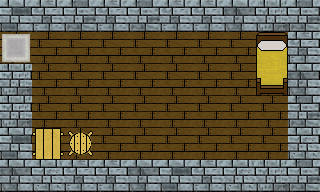

Rendered tile map (Tiled .tmx) drawn with the repository's tilesets; below, a short description and the full map source, tile grids included:
An orthogonal 10x6 tile map with 32x32 px tiles, 2 tile layers (Layer0, Layer1) and 10 objects (7x wall, 2x front_door, Morad).

<map version="1.4" tiledversion="1.4.1" orientation="orthogonal" renderorder="right-down" width="10" height="6" tilewidth="32" tileheight="32" infinite="0" nextlayerid="5" nextobjectid="11">
 <tileset firstgid="1" source="ShardsOfCreation.tsx" />
 <layer id="1" name="Layer0" width="10" height="6">
  <data encoding="csv">
4,6,35,6,35,6,6,36,34,35,
14,14,14,14,14,14,14,14,14,6,
34,14,14,14,14,14,14,14,14,36,
34,14,14,14,14,14,14,14,14,35,
4,14,14,14,14,14,14,14,14,5,
36,5,6,6,36,4,6,5,34,35
</data>
 </layer>
 <layer id="2" name="Layer1" width="10" height="6">
  <data encoding="csv">
0,0,0,0,0,0,0,0,0,0,
92,0,0,0,0,0,0,0,93,0,
0,0,0,0,0,0,0,0,123,0,
0,0,0,0,0,0,0,0,0,0,
0,122,91,0,0,0,0,0,0,0,
0,0,0,0,0,0,0,0,0,0
</data>
 </layer>
 <objectgroup id="4" name="All">
  <object id="1" name="spawn" type="front_door" x="32" y="32" width="32" height="32" />
  <object id="2" name="portal" type="front_door" x="8" y="32" width="8" height="32" />
  <object id="3" name="wall" x="0" y="0" width="320" height="32" />
  <object id="4" name="wall" x="0" y="160" width="320" height="32" />
  <object id="5" name="wall" x="32" y="128" width="32" height="32" />
  <object id="6" name="wall" x="72" y="136" width="16" height="16" />
  <object id="7" name="wall" x="256" y="32" width="32" height="64" />
  <object id="8" name="wall" x="288" y="32" width="32" height="128" />
  <object id="9" name="wall" x="0" y="64" width="32" height="96" />
  <object id="10" name="npc" type="Morad" x="256" y="128" width="32" height="32" />
 </objectgroup>
</map>
